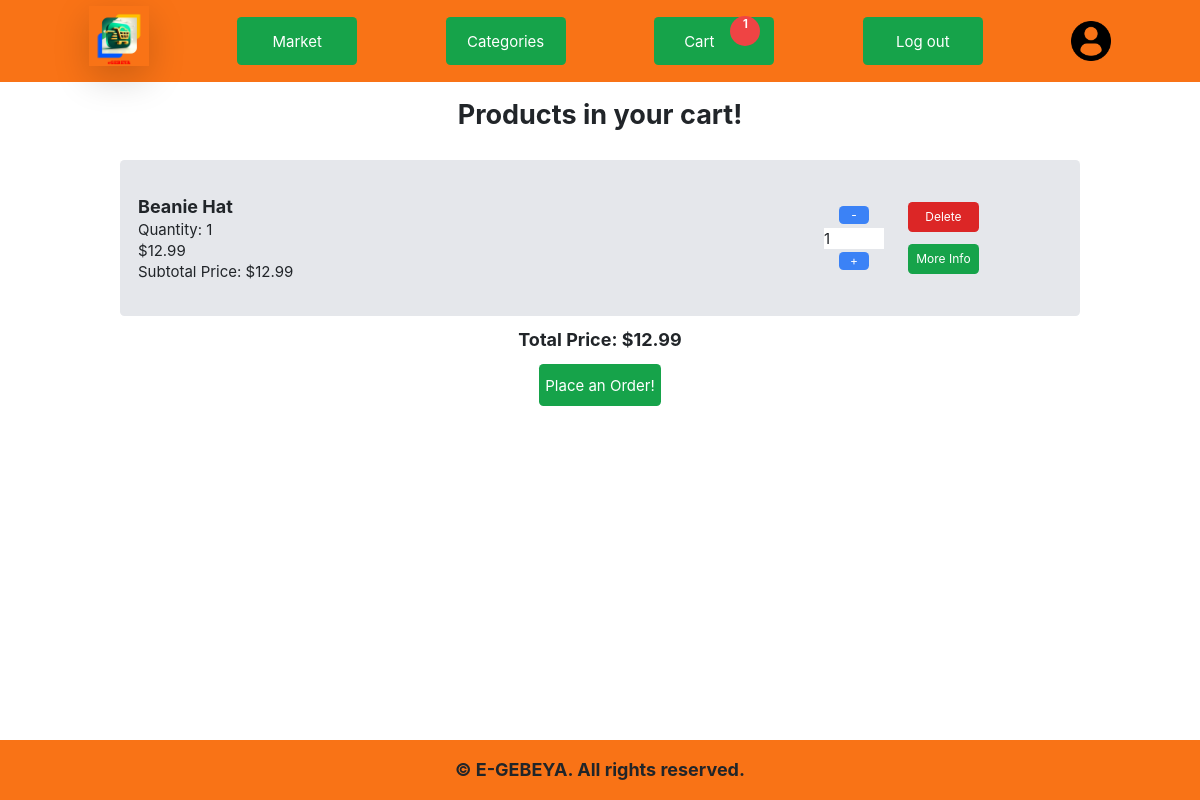
Page /cart (signed in) on the committed database.
### packages/models.py (models this page shows)
class Product(db.Model):
    id = db.Column(db.Integer(), primary_key=True)
    title = db.Column(db.String(length=20), nullable=False, unique=True)
    category = db.Column(db.String(length=20), nullable=False)
    image = db.Column(db.String(length=20), nullable=False, unique=True)
    price = db.Column(db.Integer(), nullable=False)
    description = db.Column(db.String(length=1024), nullable=False, unique=True)

### packages/routes.py (the view)
@app.route('/cart', methods=['GET','POST'])
@login_required
def cart():
    purchase_form = PurchaseItemForm()  # Assuming PurchaseItemForm is defined
    cart_entries = Cart.query.filter_by(user_id=current_user.id).all()
    products_in_cart = []
    total_price = 0
    for cart_entry in cart_entries:
        product = Product.query.get(cart_entry.product_id)
        products_in_cart.append((product, cart_entry.quantity))
        total_price += product.price * cart_entry.quantity
    return render_template('cart.html', products_in_cart=products_in_cart, total_price=total_price, purchase_form=purchase_form)

### packages/forms.py
class PurchaseItemForm(FlaskForm):
    submit = SubmitField(label="Purchase")

### packages/models.py (called while the page is built)
@login_manager.user_loader
def Load_user(user_id):
    return User.query.get(int(user_id))

### packages/routes.py (called while the page is built)
def get_cart_count():
    if current_user.is_authenticated:
        cart_count = Cart.query.filter_by(user_id=current_user.id).count()
        return cart_count
    return 0

@app.context_processor
def inject_cart_count():
    cart_count = get_cart_count()
    return dict(cart_count=cart_count)

### packages/templates/cart.html (shortened to what this page needs)
{% extends 'base.html' %}
{% block css %}
<link href="{{ url_for('static', filename='modal.css') }}" rel="stylesheet">
{% endblock %}
{% block content %}
<div class="flex flex-col items-center justify-center gap-4 w-full">
    {% if products_in_cart %}
    <h1 class="text-4xl text-center font-bold m-4">Products in your cart!</h1>
    {% for product, quantity in products_in_cart %}
    <div class="flex bg-gray-200 p-4 rounded-md w-full lg:w-[80%] justify-between items-center">
        <div class="flex flex-col w-[50%]">
            <h3 class="font-bold text-xl lg:text-2xl">{{ product.title }}</h3>
            <h5 class="text-xl">Quantity: {{ quantity }}</h5>
            <h5 class="text-xl">${{ product.price }}</h5>
            <h5 class="text-xl">Subtotal Price: ${{ product.price * quantity }}</h5>
        </div>
        <div class="flex justify-evenly gap-4 p-4">
            <div class="flex p-2 gap-4">
                <form class="flex flex-col justify-evenly items-center" action="{{ url_for('update_cart') }}"
                    method="POST">
                    <button class="bg-blue-500 w-10 text-white rounded-md hover:bg-blue-800" type="submit" name="action"
                        value="decrease">-</button>
                    <input class="w-20 remove-arrow text-xl" type="number" name="quantity" value="{{ quantity }}"
                        min="1">
                    <button class="bg-blue-500 w-10 text-white rounded-md hover:bg-blue-800" type="submit" name="action"
                        value="increase">+</button>
                </form>
            </div>
            <div class="flex flex-col justify-center items-center">
                <form method="POST" action="{{ url_for('delete_item_from_cart', item_id=product.id) }}" class="w-full">
                    <button type="submit"
                        class="m-2 bg-red-600 p-2 rounded-md text-white text-nowrap hover:bg-red-800 w-[100%] lg:w-[50%]">Delete</button>
                    <button type="button"
                        class="m-2 bg-green-600 p-2 rounded-md text-white text-nowrap hover:bg-green-800 w-[100%] lg:w-[50%]"
                        data-toggle="modal" data-target="#Modal-MoreInfo{{ product.id }}">
                        More Info
                    </button>
                </form>
            </div>
        </div>
    </div>
    {% endfor %}
    <h4 class="text-2xl font-bold">Total Price: ${{ total_price }}</h4>
    <button type="button"
        class="mb-4 bg-green-600 p-2 text-xl text-white rounded-md hover:bg-green-800 text-nowrap w-30 h-14"
        data-toggle="modal" data-target="#checkoutModal">
        Place an Order!
    </button>
    {% else %}
    <h1 class="text-3xl text-center m-8">You don't have any items in your cart.</h1>
    <button class="bg-green-600 p-2 text-2xl text-white rounded-md hover:bg-green-800 text-nowrap"><a href="{{ url_for('market') }}" style="text-decoration: none; color: white;">Browse the
            market</a></button>
    {% endif %}
</div>
{% endblock %}

### packages/static/base.css (style rules this page uses)
html { box-sizing: border-box; font-family: 'Courier New', Courier, monospace; font-size: 12px; }
* { box-sizing: border-box; }
*, *:before, *:after { box-sizing: inherit; }
body { margin: 0; }

### rows in the picture
Product: title "Beanie Hat", quantity "1", price "12.99", product.price*quantity "12.99"

### other values in the picture
{{ cart_count }} "1"
{{ total_price }} "12.99"
